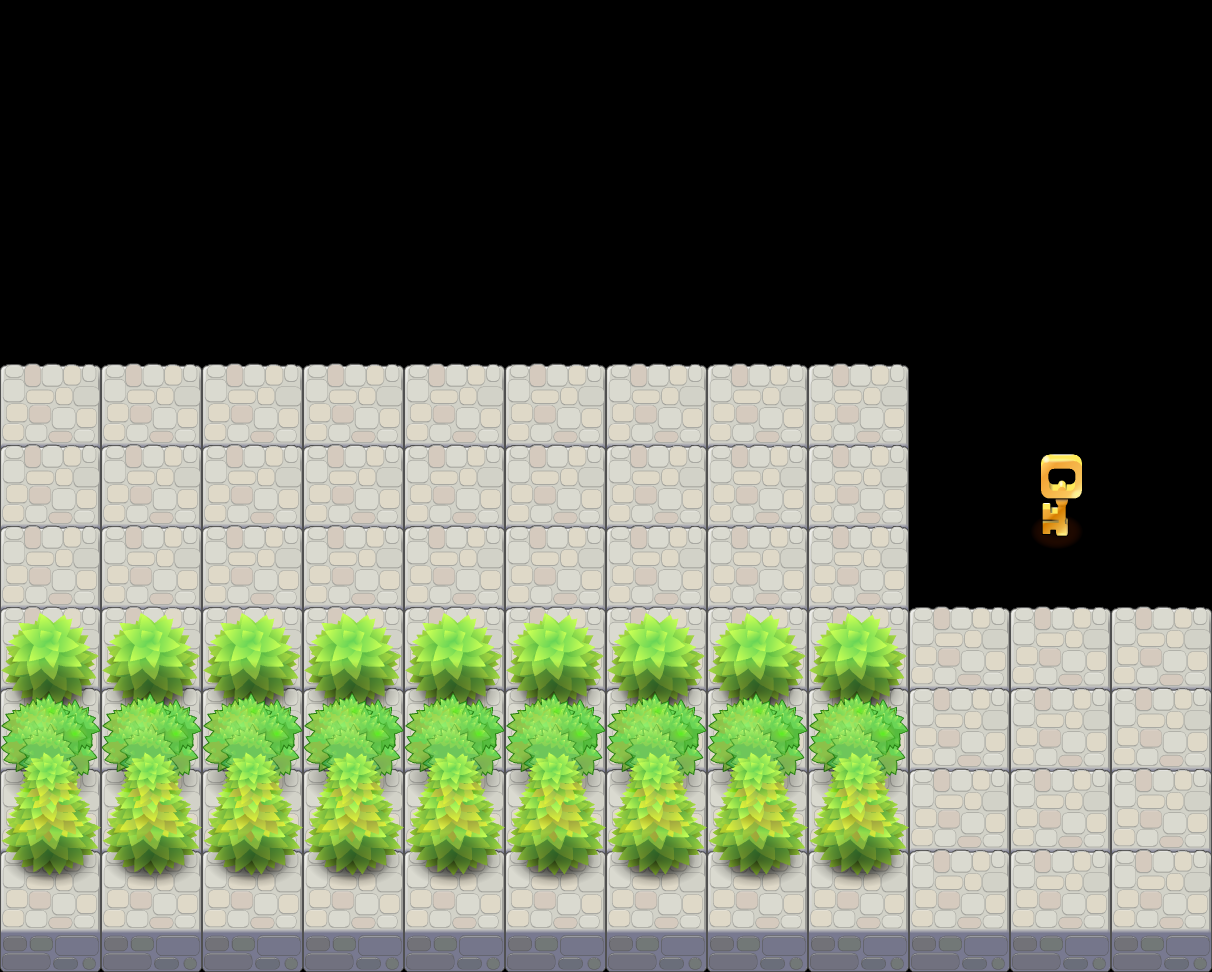

This game map was drawn from its Tiled (.tmx) file and the tilesets committed beside it. A one-line description and the trimmed map source follow:
An orthogonal 12x12 tile map with 101x81 px tiles, 4 tile layers (grass, trees4, trees3, trees2).

<map version="1.0" orientation="orthogonal" width="12" height="12" tilewidth="101" tileheight="81">
 <tileset firstgid="1" name="Untitled" tilewidth="101" tileheight="171" spacing="2" margin="2">
  <image source="ortho-test1.png" width="1024" height="1024" />
 </tileset>
 <layer name="grass" width="12" height="12">
  <data>[144 cells, 75 non-empty, 1 distinct tile ids]</data>
 </layer>
 <layer name="trees4" width="12" height="12">
  <data>[144 cells, 10 non-empty, 2 distinct tile ids]</data>
 </layer>
 <layer name="trees3" width="12" height="12">
  <data>[144 cells, 9 non-empty, 1 distinct tile ids]</data>
 </layer>
 <layer name="trees2" width="12" height="12">
  <data>[144 cells, 9 non-empty, 1 distinct tile ids]</data>
 </layer>
</map>
